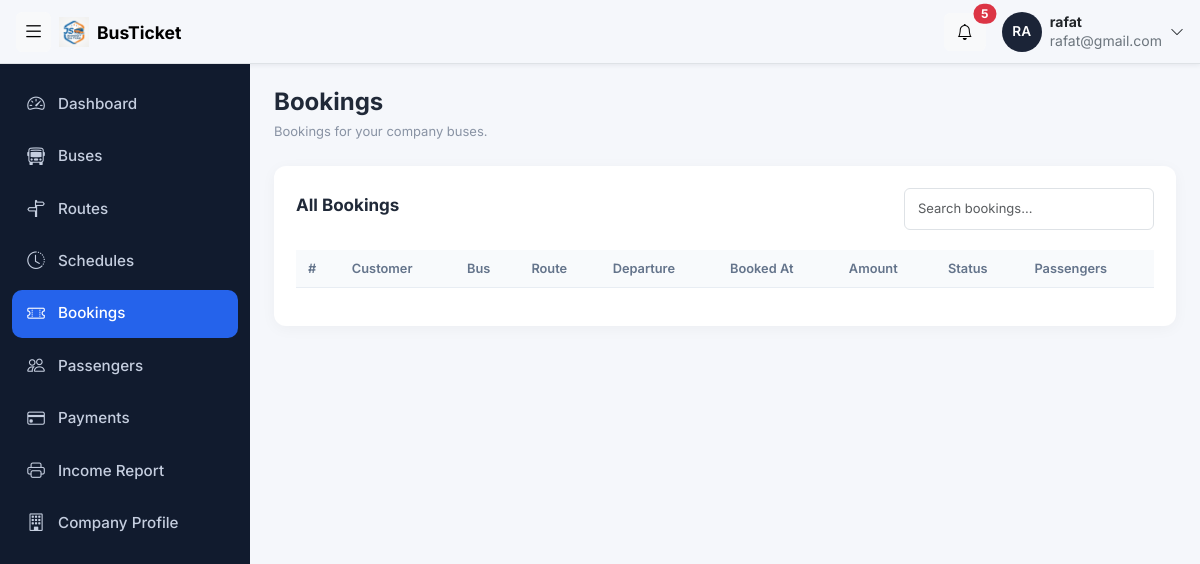
/company_admin/bookings.php (signed in), run on an earlier commit of the app's database.
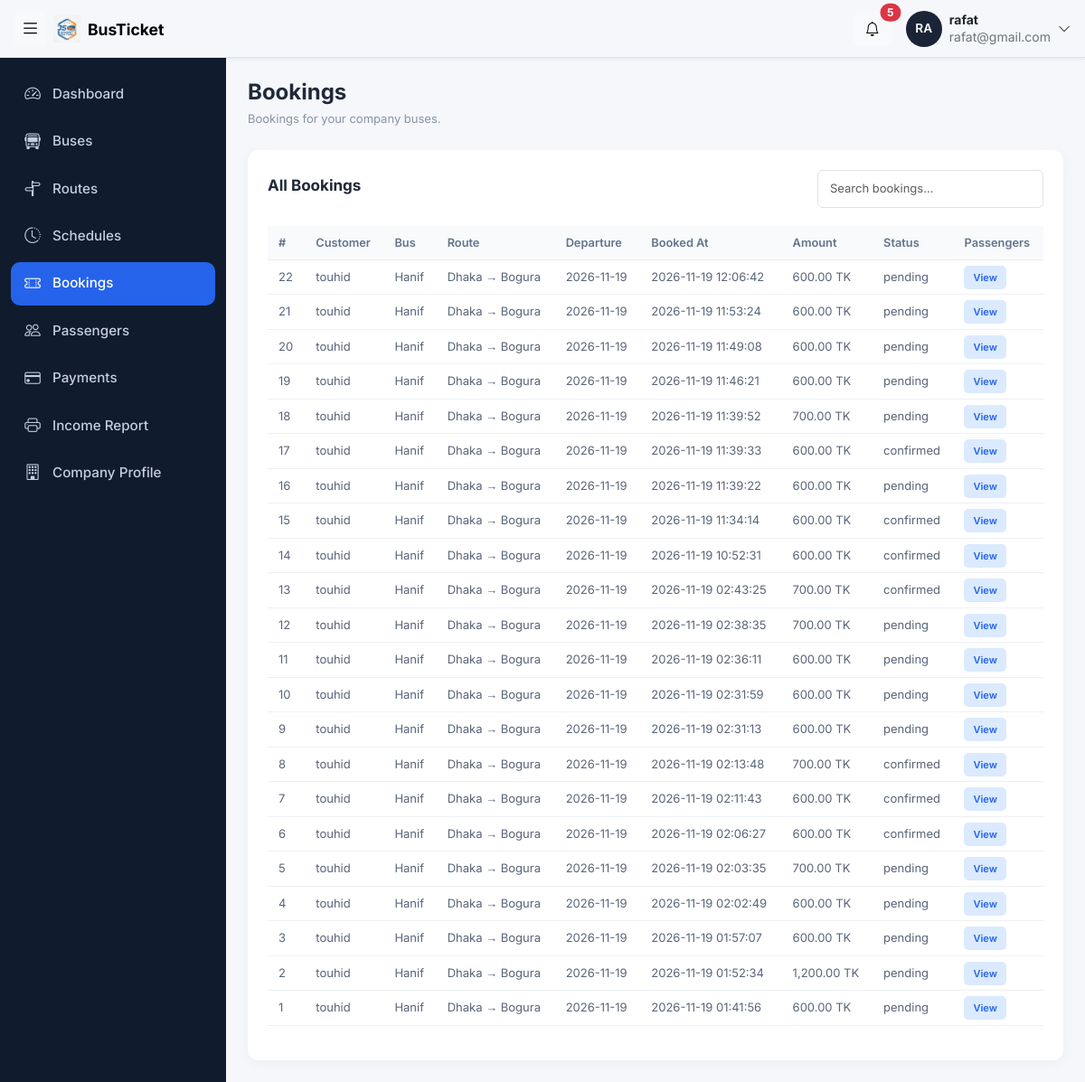
And on a later commit of the database.
### tables this page shows
CREATE TABLE `bookings` (
  `booking_id` int(11) NOT NULL,
  `user_id` int(11) NOT NULL,
  `schedule_id` int(11) NOT NULL,
  `booking_date` datetime NOT NULL,
  `total_amount` decimal(10,2) NOT NULL,
  `booking_status` enum('pending','confirmed','cancelled') NOT NULL
);

CREATE TABLE `users` (
  `user_id` int(11) NOT NULL,
  `name` varchar(100) NOT NULL,
  `email` varchar(100) NOT NULL,
  `phone` varchar(20) NOT NULL,
  `password` varchar(255) NOT NULL,
  `role` enum('super_admin','company_admin','customer') NOT NULL,
  `company_id` int(11) DEFAULT NULL,
  `created_at` timestamp NOT NULL DEFAULT current_timestamp() ON UPDATE current_timestamp()
);

CREATE TABLE `buses` (
  `bus_id` int(11) NOT NULL,
  `company_id` int(11) NOT NULL,
  `bus_name` varchar(100) NOT NULL,
  `bus_type` enum('AC','Non-AC','Sleeper','Business Class') NOT NULL,
  `total_seats` int(11) NOT NULL,
  `status` enum('active','inactive') NOT NULL,
  `bus_number` varchar(50) NOT NULL
);

CREATE TABLE `routes` (
  `route_id` int(11) NOT NULL,
  `source` varchar(100) NOT NULL,
  `destination` varchar(100) NOT NULL,
  `distance` decimal(10,2) NOT NULL,
  `status` enum('active','inactive') NOT NULL,
  `is_popular` tinyint(1) NOT NULL
);

CREATE TABLE `schedules` (
  `schedule_id` int(11) NOT NULL,
  `bus_id` int(11) NOT NULL,
  `route_id` int(11) NOT NULL,
  `departure_date` date NOT NULL,
  `departure_time` time NOT NULL,
  `arrival_time` time NOT NULL,
  `ticket_price` decimal(10,2) NOT NULL,
  `status` enum('scheduled','completed','cancelled') NOT NULL
);

### company_admin/bookings.php (the view, shortened to what this page needs)
<?php
include '../config/db.php';
$company_id = $_SESSION['company_id'];
$sql = "SELECT bookings.booking_id, users.name, buses.bus_name,
        routes.source, routes.destination, schedules.departure_date,
        bookings.booking_date, bookings.total_amount,
        bookings.booking_status
        FROM bookings
        INNER JOIN users ON bookings.user_id = users.user_id
        INNER JOIN schedules ON bookings.schedule_id = schedules.schedule_id
        INNER JOIN buses ON schedules.bus_id = buses.bus_id
        INNER JOIN routes ON schedules.route_id = routes.route_id
        WHERE buses.company_id = '$company_id'
        ORDER BY bookings.booking_date DESC";
$bookings = $conn->query($sql);
?>
<!DOCTYPE html>
<html lang="en">
<head>
    <?php include '../includes/admin_css.php'; ?>
</head>
<body>
<?php include '../includes/topbar.php'; ?>
<div class="layout">
    <?php include '../includes/cmsidebar.php'; ?>
    <main class="container-fluid py-4 px-4">
        <div class="page-header">
            <div><h3>Bookings</h3><p>Bookings for your company buses.</p></div>
        </div>
        <div class="company-card">
            <div class="table-header">
                <h5>All Bookings</h5>
                <input type="text" id="searchInput" class="form-control search-box" placeholder="Search bookings...">
            </div>
            <div class="table-responsive">
                <table class="table company-table" id="companyTable">
                    <thead>
                        <tr><th>#</th><th>Customer</th><th>Bus</th><th>Route</th><th>Departure</th><th>Booked At</th><th>Amount</th><th>Status</th><th>Passengers</th></tr>
                    </thead>
                    <tbody>
                        <?php while ($booking = $bookings->fetch_assoc()) { ?>
                            <tr>
                                <td><?php echo (int)$booking['booking_id']; ?></td>
                                <td><?php echo htmlspecialchars($booking['name'], ENT_QUOTES, 'UTF-8'); ?></td>
                                <td><?php echo htmlspecialchars($booking['bus_name'], ENT_QUOTES, 'UTF-8'); ?></td>
                                <td><?php echo htmlspecialchars($booking['source'] . ' → ' . $booking['destination'], ENT_QUOTES, 'UTF-8'); ?></td>
                                <td><?php echo htmlspecialchars($booking['departure_date'], ENT_QUOTES, 'UTF-8'); ?></td>
                                <td><?php echo htmlspecialchars($booking['booking_date'], ENT_QUOTES, 'UTF-8'); ?></td>
                                <td><?php echo number_format((float)$booking['total_amount'], 2); ?> TK</td>
                                <td><?php echo htmlspecialchars($booking['booking_status'], ENT_QUOTES, 'UTF-8'); ?></td>
                                <td><a class="action-btn view" href="passengers.php?booking_id=<?php echo (int)$booking['booking_id']; ?>">View</a></td>
                            </tr>
                        <?php } ?>
                    </tbody>
                </table>
            </div>
        </div>
    </main>
</div>
</body>
</html>

What changed in the data, as far as the page shows it:
added bookings: booking_id "22", user.name "touhid", buses.bus_name "Hanif", routes.source+destination "Dhaka → Bogura", schedule.departure_date "2026-11-19", booking_date "2026-11-19 12:06:42", total_amount "600.00", booking_status "pending"
added bookings: booking_id "21", user.name "touhid", buses.bus_name "Hanif", routes.source+destination "Dhaka → Bogura", schedule.departure_date "2026-11-19", booking_date "2026-11-19 11:53:24", total_amount "600.00", booking_status "pending"
added bookings: booking_id "20", user.name "touhid", buses.bus_name "Hanif", routes.source+destination "Dhaka → Bogura", schedule.departure_date "2026-11-19", booking_date "2026-11-19 11:49:08", total_amount "600.00", booking_status "pending"
added bookings: booking_id "19", user.name "touhid", buses.bus_name "Hanif", routes.source+destination "Dhaka → Bogura", schedule.departure_date "2026-11-19", booking_date "2026-11-19 11:46:21", total_amount "600.00", booking_status "pending"
added bookings: booking_id "18", user.name "touhid", buses.bus_name "Hanif", routes.source+destination "Dhaka → Bogura", schedule.departure_date "2026-11-19", booking_date "2026-11-19 11:39:52", total_amount "700.00", booking_status "pending"
added bookings: booking_id "17", user.name "touhid", buses.bus_name "Hanif", routes.source+destination "Dhaka → Bogura", schedule.departure_date "2026-11-19", booking_date "2026-11-19 11:39:33", total_amount "600.00", booking_status "confirmed"
added bookings: booking_id "16", user.name "touhid", buses.bus_name "Hanif", routes.source+destination "Dhaka → Bogura", schedule.departure_date "2026-11-19", booking_date "2026-11-19 11:39:22", total_amount "600.00", booking_status "pending"
added bookings: booking_id "15", user.name "touhid", buses.bus_name "Hanif", routes.source+destination "Dhaka → Bogura", schedule.departure_date "2026-11-19", booking_date "2026-11-19 11:34:14", total_amount "600.00", booking_status "confirmed"
added bookings: booking_id "14", user.name "touhid", buses.bus_name "Hanif", routes.source+destination "Dhaka → Bogura", schedule.departure_date "2026-11-19", booking_date "2026-11-19 10:52:31", total_amount "600.00", booking_status "confirmed"
added bookings: booking_id "13", user.name "touhid", buses.bus_name "Hanif", routes.source+destination "Dhaka → Bogura", schedule.departure_date "2026-11-19", booking_date "2026-11-19 02:43:25", total_amount "700.00", booking_status "confirmed"
added bookings: booking_id "12", user.name "touhid", buses.bus_name "Hanif", routes.source+destination "Dhaka → Bogura", schedule.departure_date "2026-11-19", booking_date "2026-11-19 02:38:35", total_amount "700.00", booking_status "pending"
added bookings: booking_id "11", user.name "touhid", buses.bus_name "Hanif", routes.source+destination "Dhaka → Bogura", schedule.departure_date "2026-11-19", booking_date "2026-11-19 02:36:11", total_amount "600.00", booking_status "pending"
added bookings: booking_id "10", user.name "touhid", buses.bus_name "Hanif", routes.source+destination "Dhaka → Bogura", schedule.departure_date "2026-11-19", booking_date "2026-11-19 02:31:59", total_amount "600.00", booking_status "pending"
added bookings: booking_id "9", user.name "touhid", buses.bus_name "Hanif", routes.source+destination "Dhaka → Bogura", schedule.departure_date "2026-11-19", booking_date "2026-11-19 02:31:13", total_amount "600.00", booking_status "pending"
added bookings: booking_id "8", user.name "touhid", buses.bus_name "Hanif", routes.source+destination "Dhaka → Bogura", schedule.departure_date "2026-11-19", booking_date "2026-11-19 02:13:48", total_amount "700.00", booking_status "confirmed"
added bookings: booking_id "7", user.name "touhid", buses.bus_name "Hanif", routes.source+destination "Dhaka → Bogura", schedule.departure_date "2026-11-19", booking_date "2026-11-19 02:11:43", total_amount "600.00", booking_status "confirmed"
added bookings: booking_id "6", user.name "touhid", buses.bus_name "Hanif", routes.source+destination "Dhaka → Bogura", schedule.departure_date "2026-11-19", booking_date "2026-11-19 02:06:27", total_amount "600.00", booking_status "confirmed"
added bookings: booking_id "5", user.name "touhid", buses.bus_name "Hanif", routes.source+destination "Dhaka → Bogura", schedule.departure_date "2026-11-19", booking_date "2026-11-19 02:03:35", total_amount "700.00", booking_status "pending"
added bookings: booking_id "4", user.name "touhid", buses.bus_name "Hanif", routes.source+destination "Dhaka → Bogura", schedule.departure_date "2026-11-19", booking_date "2026-11-19 02:02:49", total_amount "600.00", booking_status "pending"
added bookings: booking_id "3", user.name "touhid", buses.bus_name "Hanif", routes.source+destination "Dhaka → Bogura", schedule.departure_date "2026-11-19", booking_date "2026-11-19 01:57:07", total_amount "600.00", booking_status "pending"
added bookings: booking_id "2", user.name "touhid", buses.bus_name "Hanif", routes.source+destination "Dhaka → Bogura", schedule.departure_date "2026-11-19", booking_date "2026-11-19 01:52:34", total_amount "1,200.00", booking_status "pending"
added bookings: booking_id "1", user.name "touhid", buses.bus_name "Hanif", routes.source+destination "Dhaka → Bogura", schedule.departure_date "2026-11-19", booking_date "2026-11-19 01:41:56", total_amount "600.00", booking_status "pending"
